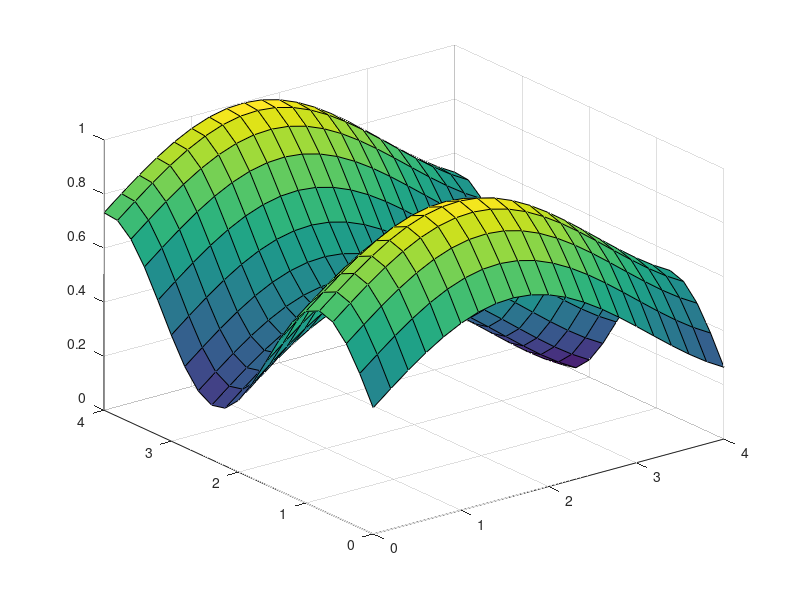

This chart was generated by the following MATLAB code: (Note: this script raises an error after producing the figure.)
function levelSetSlice()

% generate 4x4 inche grid
% put a z = 1 point at (1,2) and (3,2)
% make a distance function from them

[X,Y] = meshgrid(0:.2:4, 0:.2:4);
Z = sin(X)+sin(2*Y)


% normalize
maxZ = max(max(Z))
minZ = min(min(Z))
d = maxZ - minZ
Z = Z-minZ;
Z = Z/d;

surf(X,Y,Z)

% sanitiy check, ok!
maxZ = max(max(Z))
minZ = min(min(Z))


la
